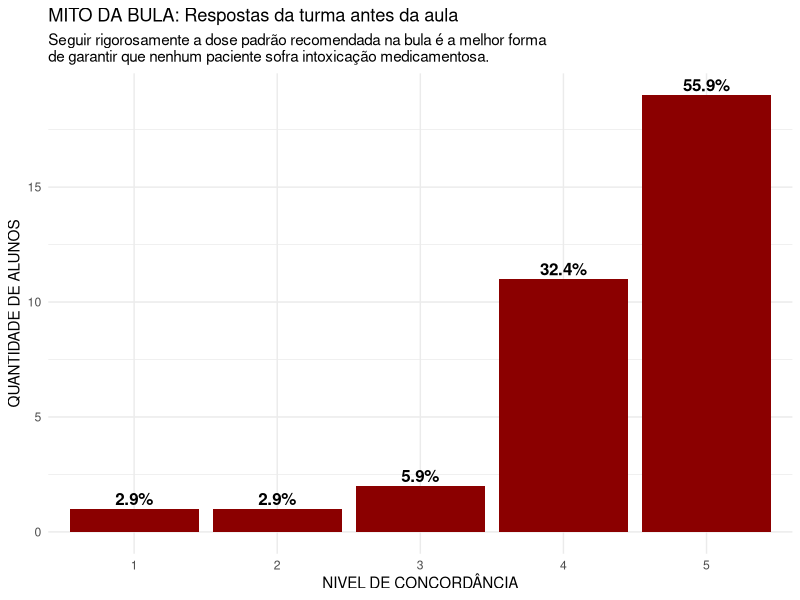
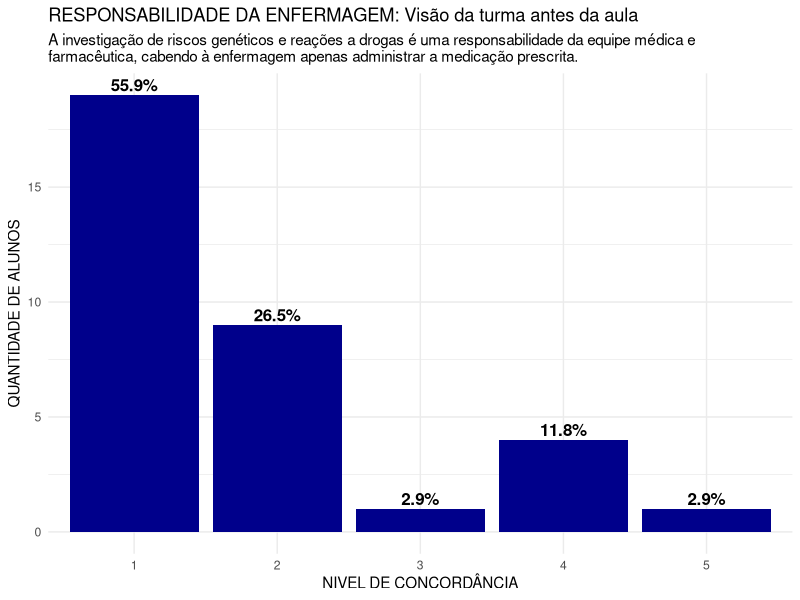
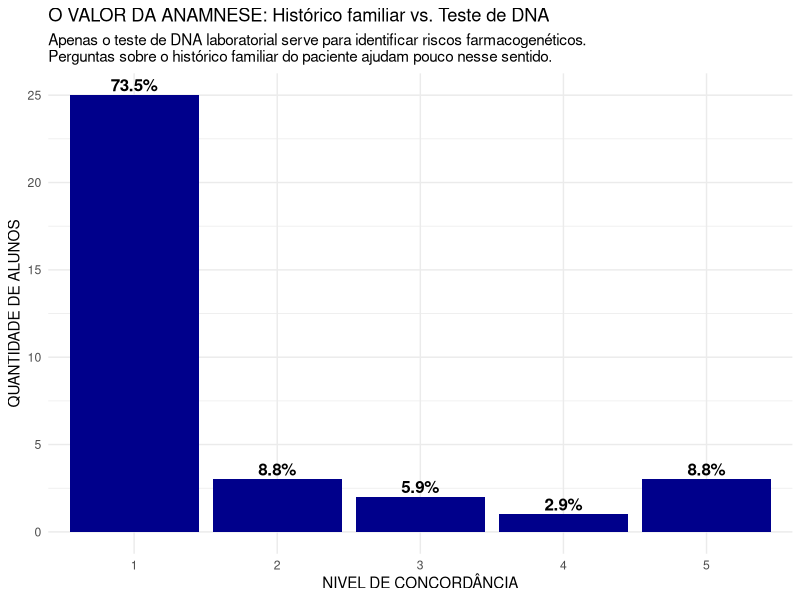
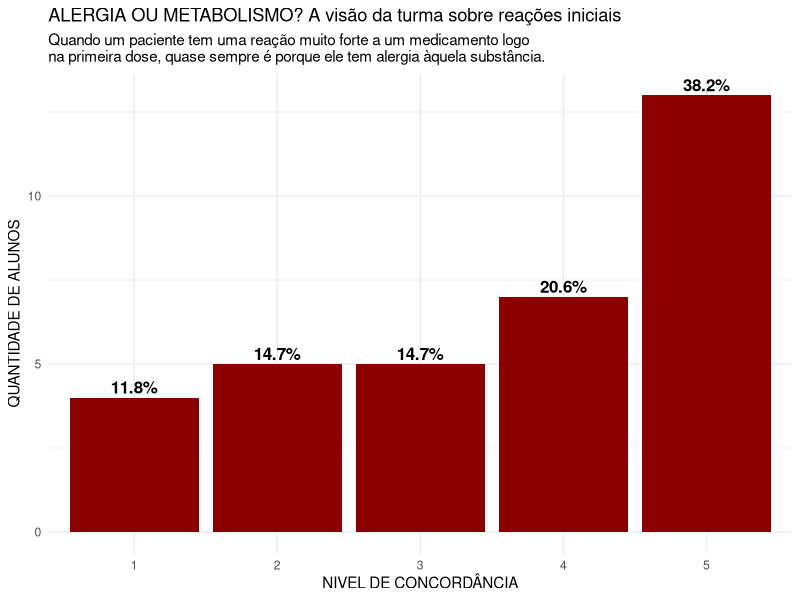
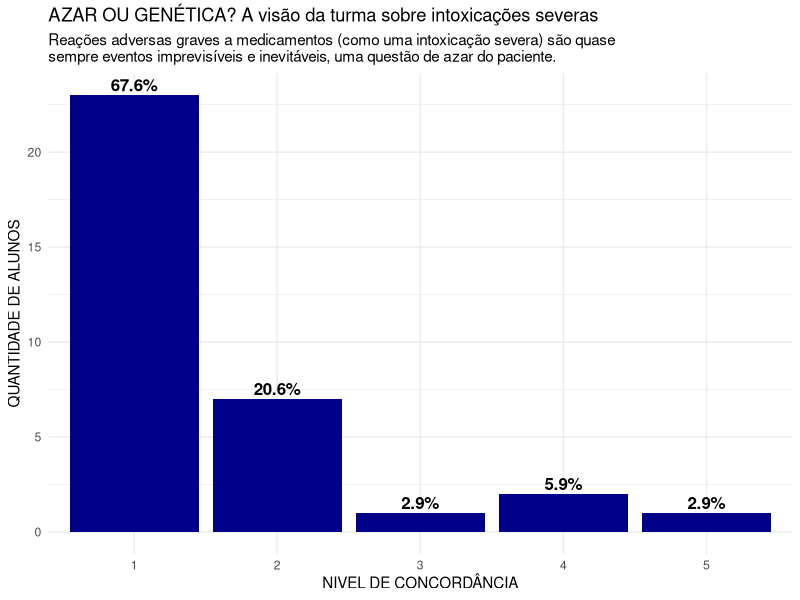
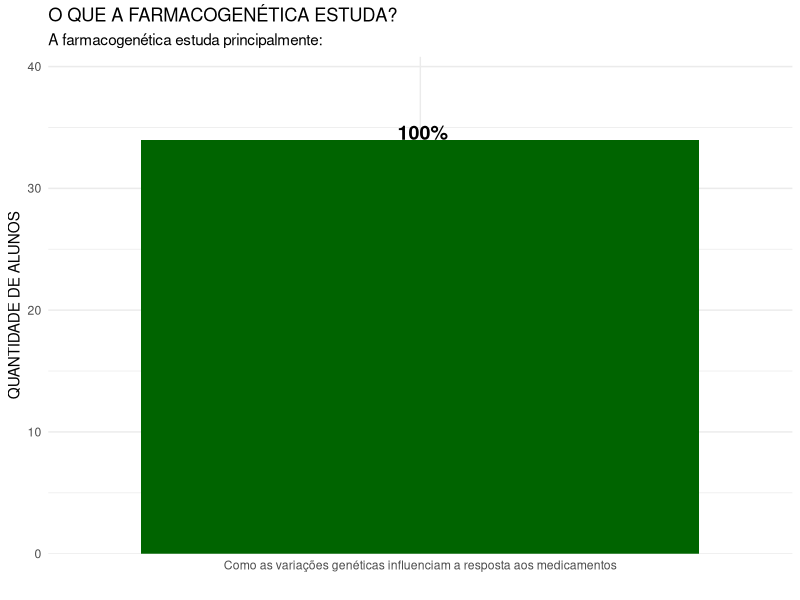

These charts were generated, in order, by the following R code:
library(tidyverse)

# 1. Coletando os dados do formulário (Usando caminho relativo para portabilidade):
dadospre_sujos <- read.csv("data/pre_enfermagem.csv")

#2. Renomeando colunas:
dadospre <- dadospre_sujos %>% 
  rename(
    q1_bula = 2,
    q2_medico = 3,
    q3_dna = 4,
    q4_alergia = 5,
    q5_azar = 6,
    q6_conceito = 7
  )

#3. Preparando gráfico da questão 1:

resumo_q1 <- dadospre %>%
  mutate(q1_bula = factor(q1_bula, levels = 1:5)) %>%
  count(q1_bula, .drop = FALSE) %>% 
  mutate(porcentagem = n / sum(n) * 100)

ggplot(resumo_q1, aes(x = q1_bula, y = n)) +
  geom_col(fill = "darkred") +
  scale_x_discrete(drop = FALSE) +
  theme_minimal() +
  labs(
    x = "NIVEL DE CONCORDÂNCIA",
    y = "QUANTIDADE DE ALUNOS",
    title = "MITO DA BULA: Respostas da turma antes da aula",
    subtitle = "Seguir rigorosamente a dose padrão recomendada na bula é a melhor forma\nde garantir que nenhum paciente sofra intoxicação medicamentosa.") +
  geom_text(aes(label = paste0(round(porcentagem, 1), "%")),
            hjust = 0.5,
            size = 4.3,
            vjust = -0.3,
            fontface = "bold")

#4. Preparando gráfico da questão 2: (OBS: MUDAR ENUNCIADO DESSA QUESTÃO PARA CADA CURSO!!!!)

resumo_q2 <- dadospre %>%
  mutate(q2_medico = factor(q2_medico, levels = 1:5)) %>%
  count(q2_medico, .drop = FALSE) %>% 
  mutate(porcentagem = n / sum(n) * 100)

ggplot(resumo_q2, aes(x = q2_medico, y = n)) +
  geom_col(fill = "darkblue") + 
  scale_x_discrete(drop = FALSE) +
  theme_minimal() +
  labs(
    x = "NIVEL DE CONCORDÂNCIA",
    y = "QUANTIDADE DE ALUNOS",
    title = "RESPONSABILIDADE DA ENFERMAGEM: Visão da turma antes da aula",
    subtitle = "A investigação de riscos genéticos e reações a drogas é uma responsabilidade da equipe médica e \nfarmacêutica, cabendo à enfermagem apenas administrar a medicação prescrita.") + 
  geom_text(aes(label = paste0(round(porcentagem, 1), "%")),
            hjust = 0.5,
            size = 4.3,
            vjust = -0.3,
            fontface = "bold")

#5. Preparando gráfico da questão 3:

resumo_q3 <- dadospre %>%
  mutate(q3_dna = factor(q3_dna, levels = 1:5)) %>%
  count(q3_dna, .drop = FALSE) %>% 
  mutate(porcentagem = n / sum(n) * 100)

ggplot(resumo_q3, aes(x = q3_dna, y = n)) +
  geom_col(fill = "darkblue") +
  scale_x_discrete(drop = FALSE) +
  theme_minimal() +
  labs(
    x = "NIVEL DE CONCORDÂNCIA",
    y = "QUANTIDADE DE ALUNOS",
    title = "O VALOR DA ANAMNESE: Histórico familiar vs. Teste de DNA",
    subtitle = "Apenas o teste de DNA laboratorial serve para identificar riscos farmacogenéticos. \nPerguntas sobre o histórico familiar do paciente ajudam pouco nesse sentido.") + 
  geom_text(aes(label = paste0(round(porcentagem, 1), "%")),
            hjust = 0.5,
            size = 4.3,
            vjust = -0.3,
            fontface = "bold")

#6. Preparando gráfico da questão 4:

resumo_q4 <- dadospre %>%
  mutate(q4_alergia = factor(q4_alergia, levels = 1:5)) %>%
  count(q4_alergia, .drop = FALSE) %>% 
  mutate(porcentagem = n / sum(n) * 100)

ggplot(resumo_q4, aes(x = q4_alergia, y = n)) +
  geom_col(fill = "darkred") +
  scale_x_discrete(drop = FALSE) +
  theme_minimal() +
  labs(
    x = "NIVEL DE CONCORDÂNCIA",
    y = "QUANTIDADE DE ALUNOS",
    title = "ALERGIA OU METABOLISMO? A visão da turma sobre reações iniciais",
    subtitle = "Quando um paciente tem uma reação muito forte a um medicamento logo \nna primeira dose, quase sempre é porque ele tem alergia àquela substância.") + 
  geom_text(aes(label = paste0(round(porcentagem, 1), "%")),
            hjust = 0.5,
            size = 4.3,
            vjust = -0.3,
            fontface = "bold")

#7. Preparando gráfico da questão 5:

resumo_q5 <- dadospre %>%
  mutate(q5_azar = factor(q5_azar, levels = 1:5)) %>%
  count(q5_azar, .drop = FALSE) %>% 
  mutate(porcentagem = n / sum(n) * 100)

ggplot(resumo_q5, aes(x = q5_azar, y = n)) +
  geom_col(fill = "darkblue") +
  scale_x_discrete(drop = FALSE) +
  theme_minimal() +
  labs(
    x = "NIVEL DE CONCORDÂNCIA",
    y = "QUANTIDADE DE ALUNOS",
    title = "AZAR OU GENÉTICA? A visão da turma sobre intoxicações severas",
    subtitle = "Reações adversas graves a medicamentos (como uma intoxicação severa) são quase\nsempre eventos imprevisíveis e inevitáveis, uma questão de azar do paciente.") + 
  geom_text(aes(label = paste0(round(porcentagem, 1), "%")),
            hjust = 0.5,
            size = 4.3,
            vjust = -0.3,
            fontface = "bold")

#8. Preparando gráfico da questão 6 (Conceito):

resumo_q6 <- dadospre %>%
  count(q6_conceito) %>% 
  mutate(porcentagem = n / sum(n) * 100)

ggplot(resumo_q6, aes(x = q6_conceito, y = n)) +
  geom_col(fill = "darkgreen") + 
  theme_minimal() +
  labs(
    x = "",
    y = "QUANTIDADE DE ALUNOS",
    title = "O QUE A FARMACOGENÉTICA ESTUDA?",
    subtitle = "A farmacogenética estuda principalmente:"
  ) + 
  geom_text(aes(label = paste0(round(porcentagem, 1), "%")),
            hjust = 0.45,
            vjust = 0,
            size = 5,
            fontface = "bold") +
  scale_y_continuous(expand = expansion(mult = c(0, 0.2)))
